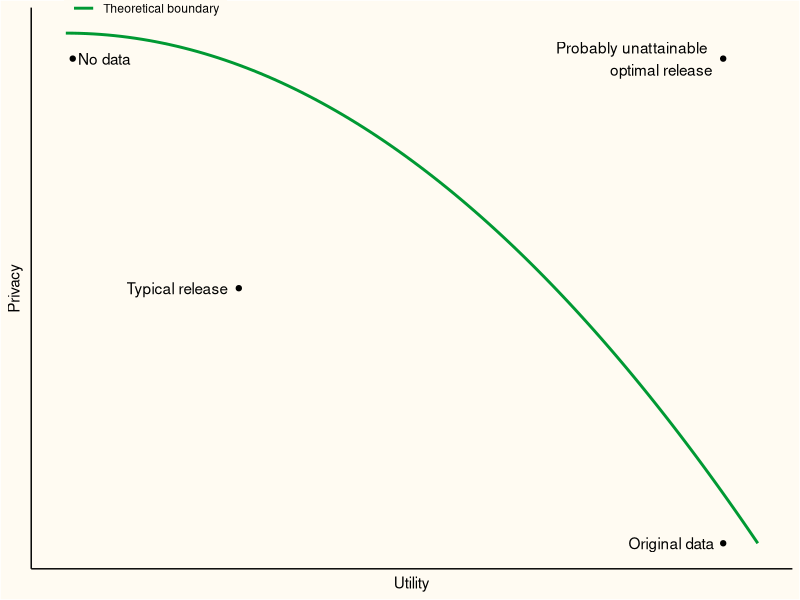
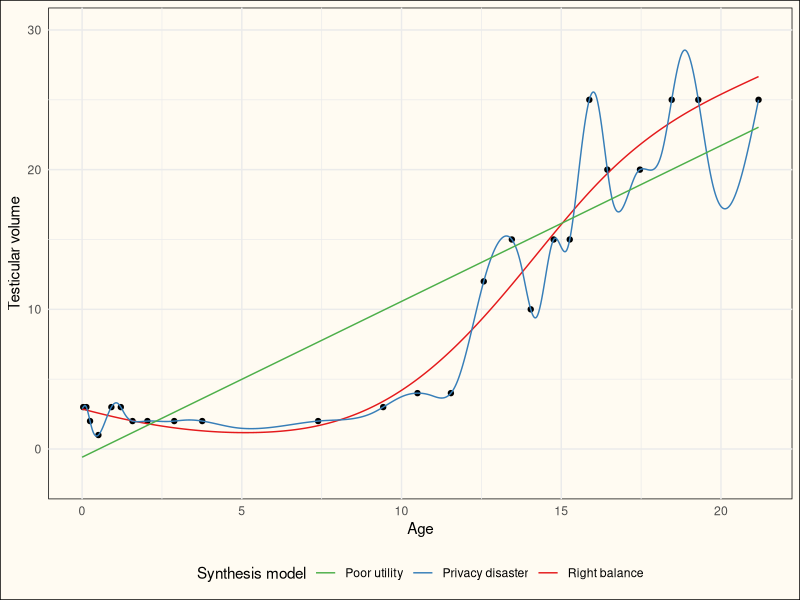
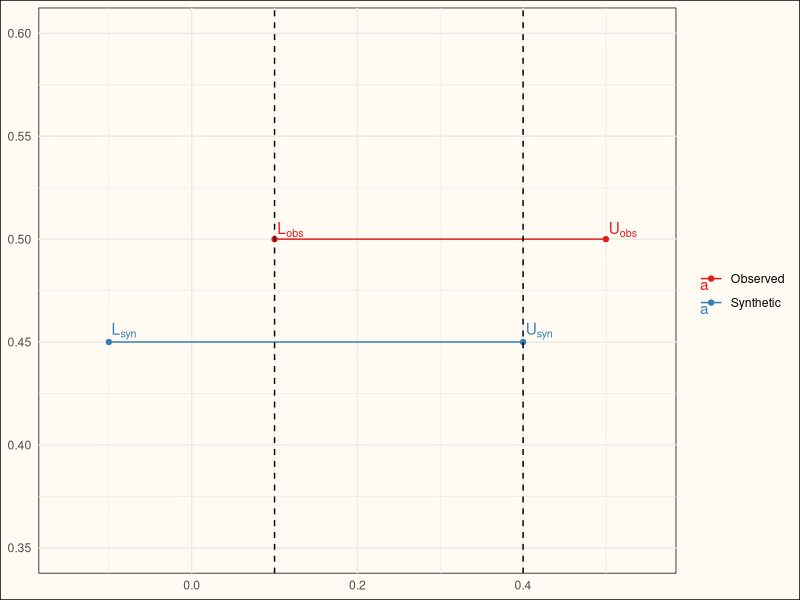

Reproduce these figures in R, in order.
## ---- chunk 1
#| echo: false
#| message: false
#| warning: false
library(ggplot2)

ggplot(data = data.frame(
  x = c(0.01, 0.95, 0.95, 0.25),
  y = c(-0.05, -1, -0.05, -0.5),
  label = c("No data", "Original data", "Probably unattainable\noptimal release", "Typical release")
), mapping = aes(x = x, y = y, label = label)) +
  stat_function(aes(col = "Theoretical boundary"), fun = \(x) -x^2, linewidth = 1) +
  xlim(0, 1) +
  theme_classic() +
  theme(axis.text = element_blank(),
        axis.ticks = element_blank(),
        legend.position = "inside",
        legend.position.inside = c(0.15, 1.02),
        legend.background = element_rect(fill = '#fffbf2'),
        panel.background = element_rect(fill = '#fffbf2'),
        plot.background = element_rect(fill = '#fffbf2')) +
  xlab("Utility") +
  ylab("Privacy") +
  geom_point() +
  geom_text(aes(hjust = c(-0.1, 1.1, 1.1, 1.1))) +
  scale_color_manual(values = c("#009933"))
## ---- chunk 2
#| echo: false
#| message: false
#| warning: false
#| fig-width: 9
#| fig-height: 7

set.seed(123)

data <- mice::boys
meth <- mice::make.method(data)
meth["bmi"] <- "~I(wgt/(hgt/100)^2)"
predmat <- mice::make.predictorMatrix(data)
predmat[c("hgt", "wgt"), "bmi"] <- 0

imp <- mice::mice(
  data, 
  method = meth, 
  predictorMatrix = predmat,
  maxit = 20, 
  m = 1,
  print = FALSE
)

data <- mice::complete(imp)

minidata <- data[seq(1, nrow(data), length.out = 25), ]

library(ggplot2)
library(patchwork)

# create new test data set to plot the lines
modeldata <- data.frame(
    age = seq(0, max(minidata$age), length.out = 1001)
)

# simple linear regression model
simple_fit <- lm(tv~age, data = minidata)
simple_pred <- predict(
    simple_fit, 
    newdata = modeldata,
    interval = "prediction"
)

# minimum norm spline
df <- 32
complex_x <- splines::ns(minidata$age, df = df, intercept = TRUE)
SVD <- svd(complex_x)
# calculate minimum norm regression coefficients
complex_fit <- SVD$v %*% ((t(SVD$u) %*% minidata$tv) / SVD$d)
# create test data spline
xnewspline <- splines::ns(modeldata$age, df = df,
                          knots = attr(complex_x, "knots"), 
                          Boundary.knots = attr(complex_x, "Boundary.knots"),
                          intercept = TRUE)
# calculate predicted values
complex_pred <- xnewspline %*% complex_fit

# calculate more or less correct model
right_fit <- lm(sqrt(tv) ~ splines::ns(age, knots = c(7, 16)), minidata)
right_pred <- predict(right_fit, newdata = modeldata, interval = "prediction")

unsign_sq <- \(x) sign(x) * x^2

color_scale <- RColorBrewer::brewer.pal(3, "Set1")
names(color_scale) <- c(
    "Right balance", "Privacy disaster", "Poor utility"
)

basic <- ggplot() +
    geom_point(aes(x = minidata$age, y = minidata$tv)) +
    scale_color_manual(name = "Synthesis model", values = color_scale) +
    theme_minimal() +
    ylim(-10, 40) +
    labs(x = "Age", y = "Testicular volume") +
    theme(
      legend.position = "bottom",
      panel.background = element_rect(fill = '#fffbf2'),
      plot.background = element_rect(fill = '#fffbf2')
    )


basic +
    geom_line(
        aes(
            x = modeldata$age, 
            y = unsign_sq(right_pred[,1]),
            col = "Right balance"
        )
    ) +
    geom_line(
        aes(
            x = modeldata$age, 
            y = complex_pred,
            col = "Privacy disaster"
        )
    ) +
    geom_line(
        aes(
            x = modeldata$age, 
            y = simple_pred[,1],
            col = "Poor utility"
        )
    ) +
    ylim(-2, 30)
## ---- chunk 3
#| label: CIO-fig
#| echo: false
#| message: false
#| warning: false
#| fig-width: 11
#| fig-height: 6


library(ggplot2)

ggplot() +
    geom_point(
        aes(x = c(0.1, 0.5), y = c(0.5, 0.5), col = "Observed")
    ) +
    geom_point(
        aes(x = c(-0.1, 0.4), y = c(0.45, 0.45), col = "Synthetic")
    ) +
    geom_text(
        aes(x = c(0.1, 0.5), 
            y = c(0.5, 0.5), 
            label = c(paste(expression(L[obs])), 
                      paste(expression(U[obs]))),
            col = "Observed"),
        parse = TRUE,
        hjust = -0.1,
        vjust = -0.15
    ) +
    geom_text(
        aes(x = c(-0.1, 0.4), 
            y = c(0.45, 0.45), 
            label = c(paste(expression(L[syn])), 
                      paste(expression(U[syn]))),
            col = "Synthetic"),
        parse = TRUE,
        hjust = -0.1,
        vjust = -0.15
    ) +
    geom_segment(
        aes(y = 0.5, x = 0.1, xend = 0.5, col = "Observed"),
        lineend = "square"
    ) +
    geom_segment(
        aes(y = 0.45, x = -0.1, xend = 0.4, col = "Synthetic"),
        lineend = "square"
    ) +
    geom_vline(aes(xintercept = c(0.1, 0.4)), linetype = 2) +
    ylim(0.35, 0.6) +
    xlim(-0.15, 0.55) +
    scale_color_brewer(palette = "Set1") +
    theme_minimal() +
    labs(x = NULL, y = NULL, col = NULL) +
    theme(
      panel.background = element_rect(fill = '#fffbf2'),
      plot.background = element_rect(fill = '#fffbf2')
    )
